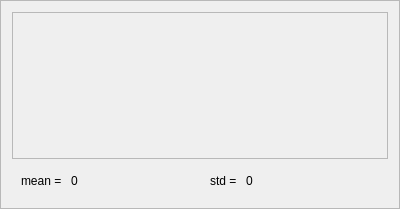
<?xml version="1.0" encoding="UTF-8"?>
<ui version="4.0">
 <class>Frame</class>
 <widget class="QFrame" name="Frame">
  <property name="geometry">
   <rect>
    <x>0</x>
    <y>0</y>
    <width>400</width>
    <height>209</height>
   </rect>
  </property>
  <property name="windowTitle">
   <string>Frame</string>
  </property>
  <property name="frameShape">
   <enum>QFrame::StyledPanel</enum>
  </property>
  <property name="frameShadow">
   <enum>QFrame::Raised</enum>
  </property>
  <layout class="QVBoxLayout" name="verticalLayout">
   <item>
    <widget class="QFrame" name="hist_F">
     <property name="sizePolicy">
      <sizepolicy hsizetype="Preferred" vsizetype="Expanding">
       <horstretch>0</horstretch>
       <verstretch>0</verstretch>
      </sizepolicy>
     </property>
     <property name="frameShape">
      <enum>QFrame::StyledPanel</enum>
     </property>
     <property name="frameShadow">
      <enum>QFrame::Raised</enum>
     </property>
    </widget>
   </item>
   <item>
    <widget class="QFrame" name="frame_2">
     <property name="sizePolicy">
      <sizepolicy hsizetype="Preferred" vsizetype="Minimum">
       <horstretch>0</horstretch>
       <verstretch>0</verstretch>
      </sizepolicy>
     </property>
     <property name="frameShape">
      <enum>QFrame::NoFrame</enum>
     </property>
     <property name="frameShadow">
      <enum>QFrame::Raised</enum>
     </property>
     <layout class="QHBoxLayout" name="horizontalLayout">
      <item>
       <widget class="QLabel" name="label">
        <property name="sizePolicy">
         <sizepolicy hsizetype="Minimum" vsizetype="Preferred">
          <horstretch>0</horstretch>
          <verstretch>0</verstretch>
         </sizepolicy>
        </property>
        <property name="text">
         <string>mean = </string>
        </property>
       </widget>
      </item>
      <item>
       <widget class="QLabel" name="mean_LBL">
        <property name="sizePolicy">
         <sizepolicy hsizetype="Expanding" vsizetype="Preferred">
          <horstretch>0</horstretch>
          <verstretch>0</verstretch>
         </sizepolicy>
        </property>
        <property name="text">
         <string>0</string>
        </property>
       </widget>
      </item>
      <item>
       <widget class="QLabel" name="label_3">
        <property name="sizePolicy">
         <sizepolicy hsizetype="Minimum" vsizetype="Preferred">
          <horstretch>0</horstretch>
          <verstretch>0</verstretch>
         </sizepolicy>
        </property>
        <property name="text">
         <string>std = </string>
        </property>
       </widget>
      </item>
      <item>
       <widget class="QLabel" name="std_LBL">
        <property name="sizePolicy">
         <sizepolicy hsizetype="Expanding" vsizetype="Preferred">
          <horstretch>0</horstretch>
          <verstretch>0</verstretch>
         </sizepolicy>
        </property>
        <property name="text">
         <string>0</string>
        </property>
       </widget>
      </item>
     </layout>
    </widget>
   </item>
  </layout>
 </widget>
 <resources/>
 <connections/>
</ui>
